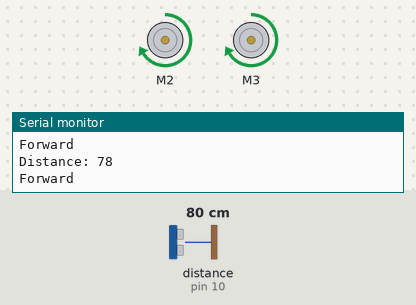
Bench run of a sketch on a simulated Arduino Uno, built with avr-gcc and run on an emulated ATmega328P. Parts: 2 × DC motor (green arrow = forward, orange = backward, longer = faster), the last lines printed to the serial monitor. Wiring (inferred from the names in the program): ultrasonic range finder: trigger pin 9; echo pin 10. The inputs (shaded band) are chosen by the test bench; at power-on: distance to the obstacle (sensor on pin 10) 80 cm. The echo pulse lasts 58.3 µs per cm.

Above: at 1.2 s.
1.3 s: distance to the obstacle (sensor on pin 10) set to 24 cm
2.8 s: distance to the obstacle (sensor on pin 10) set to 20 cm
At 3.6 s:
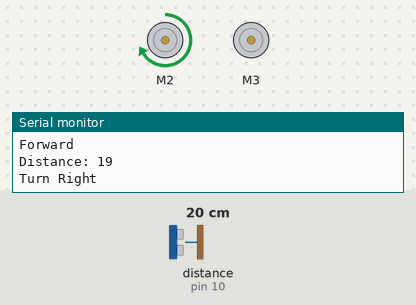
5.8 s: distance to the obstacle (sensor on pin 10) set to 6 cm
8.8 s: distance to the obstacle (sensor on pin 10) set to 3 cm
At 11.0 s:
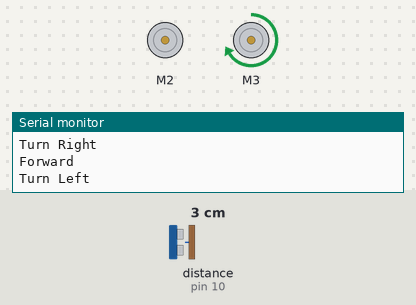
Timing chart, 0 to 12.3 s (numbered marks = the images above; inputs shaded):
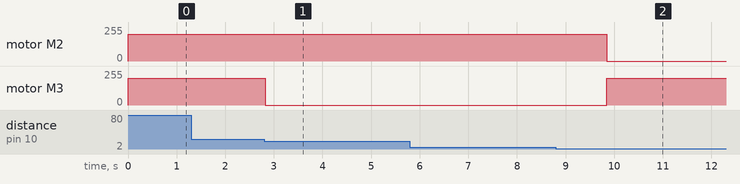

Measured:
- the behaviour switches between 22 and 21 cm on distance to the obstacle (sensor on pin 10) (found by bisection; images 0 and 1)
- the behaviour switches between 5 and 4 cm on distance to the obstacle (sensor on pin 10) (found by bisection; images 1 and 2)
- after the input at 2.8 s, motor M3: forward 200/255 → stopped at once
- after the input at 8.8 s, motor M2: forward 200/255 → stopped after 1.0 s; motor M3: stopped → forward 200/255 after 1.0 s

The sketch:

tacle_Avoiding_mopping_Robot_Using_L293D_motor_driver_shield.ino
```cpp
#include <AFMotor.h>

const int trigPin = 9;
const int echoPin = 10;
int Distance;
long duration;
int distance;
AF_DCMotor motor1(2);
AF_DCMotor motor2(3);

void setup() {
  Serial.begin(9600);
  motor1.setSpeed(200);
  motor1.run(RELEASE);
  motor2.setSpeed(200);
  motor2.run(RELEASE);
  pinMode(trigPin, OUTPUT);
  pinMode(echoPin, INPUT);
}

void loop() {
  Distance_Calc();
  if (distance >=20){
    motor1.run(FORWARD);
    motor2.run(FORWARD);
    Serial.println("Forward");
 }
 if (distance <=20){
    motor1.run(FORWARD);
    motor2.setSpeed(0);
    Serial.println("Turn Right");
    delay(1000);
    motor1.run(FORWARD);
    motor2.setSpeed(200);
    motor2.run(FORWARD);
    Serial.println("Forward");
    if(distance <=3){
      motor1.run(LOW);
      motor1.setSpeed(0);
      motor2.run(FORWARD);
      Serial.println("Turn Left");
      delay(5000);
      motor1.setSpeed(200);
      motor1.run(FORWARD);
      motor2.run(FORWARD);
      Serial.println("Forward");
    }
  }
}

int Distance_Calc(){
  digitalWrite(trigPin, LOW);
  delayMicroseconds(2);
  digitalWrite(trigPin, HIGH);
  delayMicroseconds(10);
  digitalWrite(trigPin, LOW);
  duration = pulseIn(echoPin, HIGH);
  distance= duration*0.034/2;
  Serial.print("Distance: ");
  Serial.println(distance);
}
```
